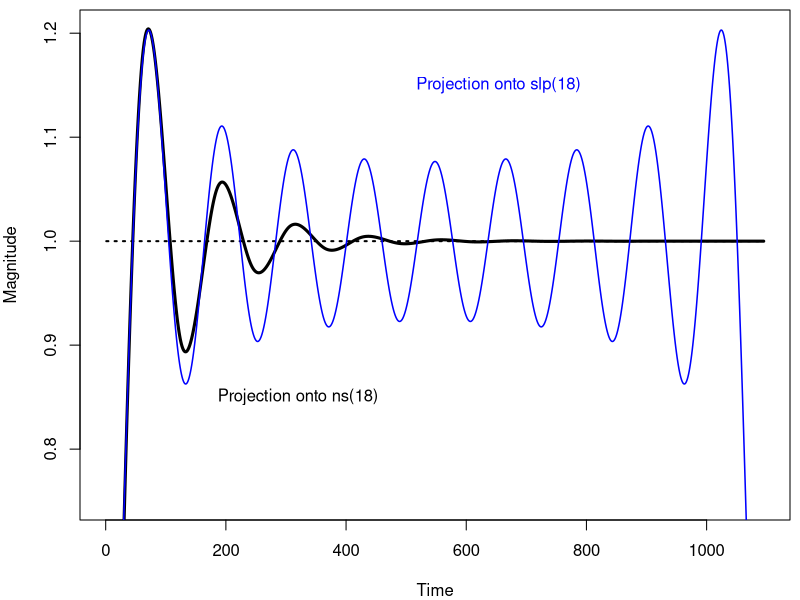

The R source for this figure:
#
#  Generate Figure 6
#
library("multitaper")
library("splines")
library("MASS")

#  3 years of data for "zoomed" in effect
N <- 365 * 3
time <- 1:N
Nknot <- 18

basis1 <- ns(time, df=Nknot) # 6 knots per year
basis2 <- dpss(n = N, k = Nknot, nw = (Nknot+1) / 2)$v

S1 <- basis1 %*% ginv(t(basis1) %*% basis1) %*% t(basis1)
S2 <- basis2 %*% t(basis2)

oneV <- rep(1, N)
oneP1 <- S1 %*% oneV
oneP2 <- S2 %*% oneV

pMax <- max(oneP1, oneP2)

#
#  Generate Figure 6
#
# pdf(file = "figures/gibbsRipples.pdf", width = 6, height = 4)
postscript(file = "figures/fig6-gibbsRipples.eps", width = 6, height = 4,
           horizontal = FALSE, paper = 'special')
par(mar = c(4,4,0.5,0.5))
plot(1:N, oneV, type = "l", lwd = 2, lty = 3, xlab = "Time", ylab = "Magnitude", ylim = c(0.75, pMax))
lines(1:N, oneP1, lwd = 3, lty = 1, col = "black")
lines(1:N, oneP2, lwd = 1.5, lty = 1, col = "blue")
text(x = c(170, 500), y = c(0.85, 1.15), pos = 4, labels = c("Projection onto ns(18)", "Projection onto slp(18)"),
     col = c("black", "blue"))
dev.off()
